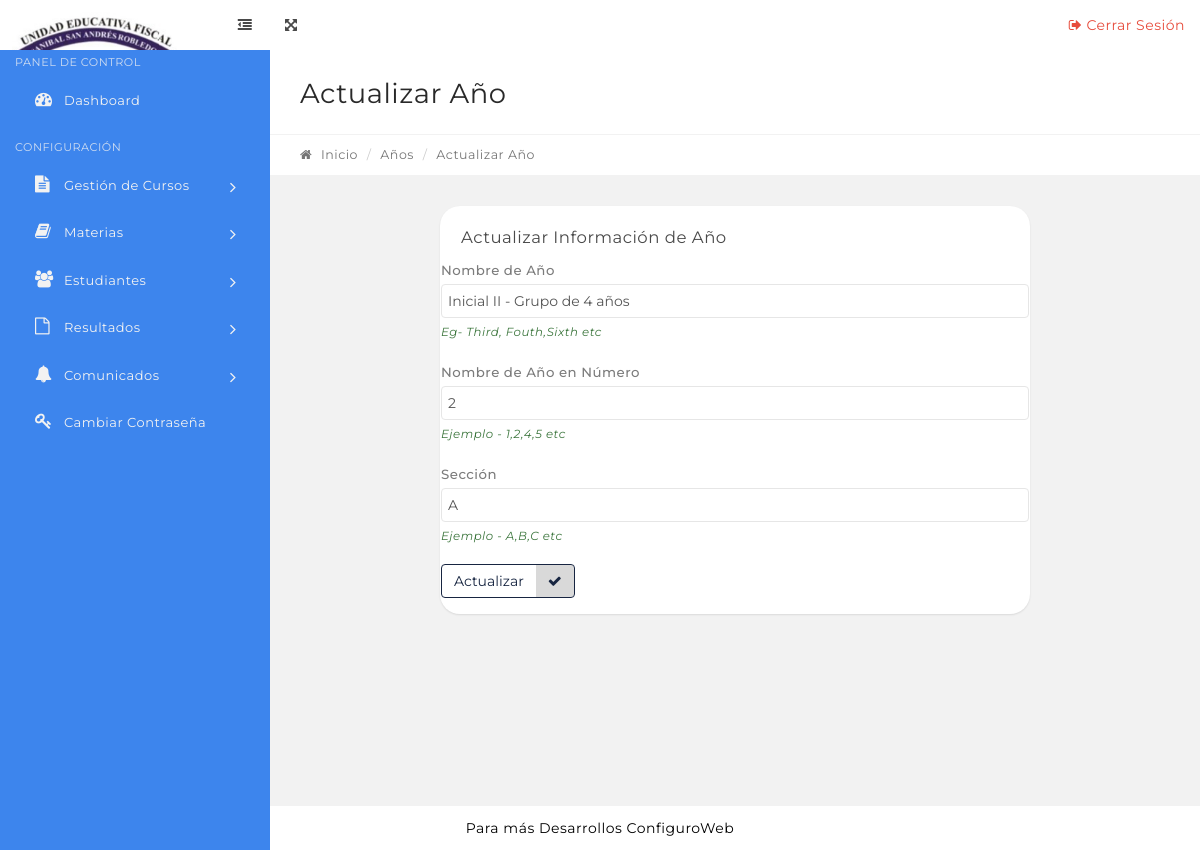
The app's page /edit-class.php?classid=65 with its own data.
### tables this page shows
CREATE TABLE `tblclasses` (
  `id` int(11) NOT NULL,
  `ClassName` varchar(80) DEFAULT NULL,
  `ClassNameNumeric` int(4) DEFAULT NULL,
  `Section` varchar(5) DEFAULT NULL,
  `CreationDate` timestamp NULL DEFAULT current_timestamp(),
  `UpdationDate` timestamp NULL DEFAULT NULL
);

### edit-class.php (the view, shortened to what this page needs)
<?php
include('includes/config.php');
if (strlen($_SESSION['alogin']) == "") {
    header("Location: index.php");
} else {
?>
    <?php include('includes/topbar.php'); ?>
    <div class="content-wrapper">
        <div class="content-container">
            <?php include('includes/leftbar.php'); ?>
            <div class="main-page">
                <div class="container-fluid">
                    <div class="row page-title-div">
                        <div class="col-md-6">
                            <h2 class="title">Actualizar Año</h2>
                        </div>
                    </div>
                    <div class="row breadcrumb-div">
                        <div class="col-md-6">
                            <ul class="breadcrumb">
                                <li><a href="dashboard.php"><i class="fa fa-home"></i> Inicio</a></li>
                                <li><a href="#">Años</a></li>
                                <li class="active">Actualizar Año</li>
                            </ul>
                        </div>
                    </div>
                </div>
                <section class="section">
                    <div class="container-fluid">
                        <div class="row">
                            <div class="col-md-8 col-md-offset-2">
                                <div class="panel">
                                    <div class="panel-heading">
                                        <div class="panel-title">
                                            <h5>Actualizar Información de Año</h5>
                                        </div>
                                    </div>
                                    <form method="post">
                                        <?php
                                        $cid = intval($_GET['classid']);
                                        $sql = "SELECT * from tblclasses where id=:cid";
                                        $query = $dbh->prepare($sql);
                                        $query->bindParam(':cid', $cid, PDO::PARAM_STR);
                                        $query->execute();
                                        $results = $query->fetchAll(PDO::FETCH_OBJ);
                                        if ($query->rowCount() > 0) {
                                            foreach ($results as $result) {   ?>
                                                <div class="form-group has-success">
                                                    <label for="success" class="control-label">Nombre de Año</label>
                                                    <div class="">
                                                        <input type="text" name="classname" value="<?php echo htmlentities($result->ClassName); ?>" required="required" class="form-control" id="success">
                                                        <span class="help-block">Eg- Third, Fouth,Sixth etc</span>
                                                    </div>
                                                </div>
                                                <div class="form-group has-success">
                                                    <label for="success" class="control-label">Nombre de Año en Número</label>
                                                    <div class="">
                                                        <input type="number" name="classnamenumeric" value="<?php echo htmlentities($result->ClassNameNumeric); ?>" required="required" class="form-control" id="success">
                                                        <span class="help-block">Ejemplo - 1,2,4,5 etc</span>
                                                    </div>
                                                </div>
                                                <div class="form-group has-success">
                                                    <label for="success" class="control-label">Sección</label>
                                                    <div class="">
                                                        <input type="text" name="section" value="<?php echo htmlentities($result->Section); ?>" class="form-control" required="required" id="success">
                                                        <span class="help-block">Ejemplo - A,B,C etc</span>
                                                    </div>
                                                </div>
                                        <?php }
                                        } ?>
                                        <div class="form-group has-success">
                                            <div class="">
                                                <button type="submit" name="update" class="btn btn-success btn-labeled">Actualizar<span class="btn-label btn-label-right"><i class="fa fa-check"></i></span></button>
                                            </div>
                                    </form>
                                </div>
                            </div>
                        </div>
                    </div>
            </div>
        </div>
    </div>
    </div>
    <?php include('includes/footer.php'); ?>
<?php  } ?>

### records on screen
tblclasses: classname "Inicial II - Grupo de 4 años", classnamenumeric "2", section "A"
